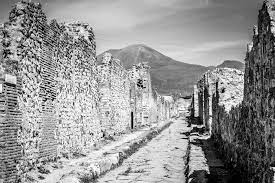
#> input picture Aula01/pompeii.jpeg, 275 x 183 px, found by its file name
$ python code1.py
#> lines starting #> are read from the running program, lines starting #| are printed output that depends on the picture
import cv2 as cv
from matplotlib import pyplot as plt
img = cv.imread('Aula01/pompeii.jpeg',cv.IMREAD_UNCHANGED)
#> img is the input picture: shape (183, 275, 3); min 0, max 255, mean 149.1
print(img)
#> (printed output is left out)
print(type(img))
#| <class 'numpy.ndarray'>
print(img.shape)
#| (183, 275, 3)
print(img.dtype)
#| uint8
# cv.imshow('Pompeii ',img[:,:,2])
# cv.waitKey(0)
# cv.destroyAllWindows()
plt.imshow(img[:,:,0],cmap='gray')
plt.colorbar(cmap='gray',fraction=0.03,pad=0.04)
plt.show()
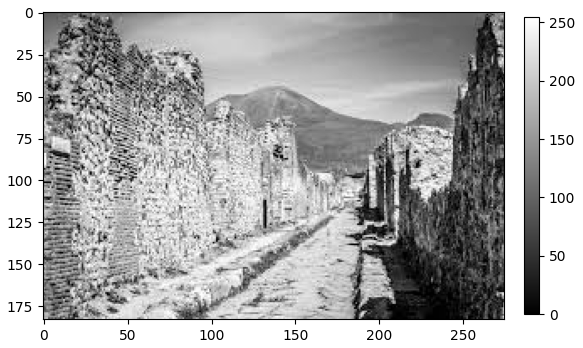
#> figure drawn by matplotlib, 2 panels
